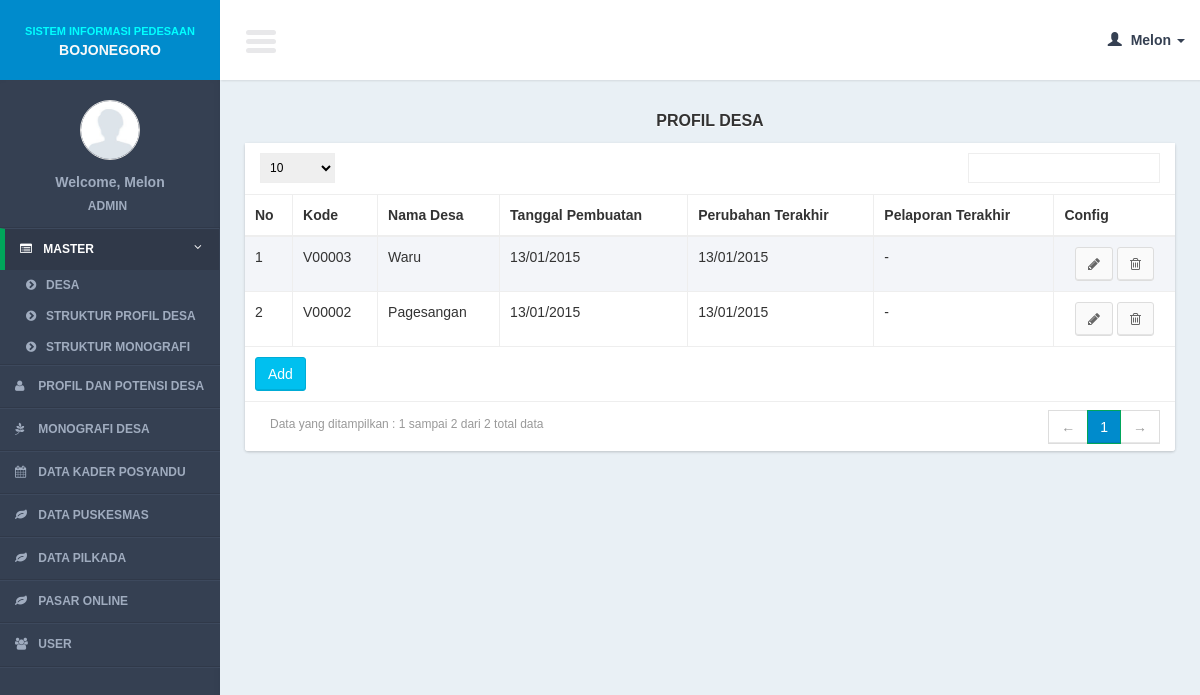
The page /controllers/village_profile.php (signed in) on the database its author committed.
### tables this page shows
CREATE TABLE IF NOT EXISTS `village_profiles` (
`village_profile_id` int(11) NOT NULL,
  `village_id` int(11) NOT NULL,
  `village_profile_created_date` date NOT NULL,
  `village_profile_updated_date` date NOT NULL,
  `village_profile_reported_date` date NOT NULL
);

CREATE TABLE IF NOT EXISTS `villages` (
`village_id` int(11) NOT NULL,
  `village_code` varchar(100) NOT NULL,
  `village_name` varchar(100) NOT NULL,
  `village_description` text NOT NULL
);

### models/village_profile_model.php (called while the page is built, shortened)
<?php
function select(){
	$query = mysql_query("SELECT a.*, b.village_code, b.village_name from village_profiles a
						JOIN villages b on b.village_id = a.village_id
						ORDER BY village_profile_id ASC");
	return $query;
}
?>

### lib/function.php (called while the page is built, shortened)
<?php
function get_header($title = ""){
	include '../views/layout/header.php';
}
function get_footer(){
	include '../views/layout/footer.php';
}
function format_date($date){
	if($date == "0000-00-00"){
		return "-";
	}else{
		$date = explode("-", $date);
		$new_date = $date[2]."/".$date[1]."/".$date[0];
		return $new_date;
	}
}
	?>

### views/village_profile/list.php (the view, shortened to what this page needs)
     <section class="content">
         <div class="row">
             <div class="col-xs-12">
                  <div class="title_page"> <?= $title ?></div>
                 <div class="box">
                     <div class="box-body2 table-responsive">
                         <table id="example_no_order_by" class="table table-bordered table-striped">
                             <thead>
                                 <tr>
                                     <th>No</th>
                                     <th>Kode</th>
                                     <th>Nama Desa</th>
                                     <th>Tanggal Pembuatan</th>
                                     <th>Perubahan Terakhir</th>
                                     <th>Pelaporan Terakhir</th>
                                     <th>Config</th>
                                 </tr>
                             </thead>
                             <tbody>
                                 <?php
                                $no = 1;
                                 while($row = mysql_fetch_array($query)){
                                 ?>
                                 <tr>
                                   <td><?= $no?></td>
                                   <td><?= $row['village_code']?></td>
                                   <td><?= $row['village_name']?></td>
                                   <td><?= format_date($row['village_profile_created_date']) ?></td>
                                   <td><?= format_date($row['village_profile_updated_date'])?></td>
                                   <td><?= format_date($row['village_profile_reported_date'])?></td>
                                   <td style="text-align:center;">
                                         <a href="village_profile.php?page=form&id=<?= $row['village_profile_id']?>" class="btn btn-default" ><i class="fa fa-pencil"></i></a>
                                         <a href="javascript:void(0)" onclick="confirm_delete(<?= $row['village_profile_id']; ?>,'village_profile.php?page=delete&id=')" class="btn btn-default" ><i class="fa fa-trash-o"></i></a>
                                     </td>
                                 </tr>
                                 <?php
$no++;
                                 }
                                 ?>
                             </tbody>
                               <tfoot>
                                 <tr>
                                     <td colspan="10"><a href="<?= $add_button ?>" class="btn btn-info " >Add</a></td>
                                 </tr>
                             </tfoot>
                         </table>
                     </div>
                 </div>
             </div>
         </div>
     </section>

### css/AdminLTE.css (style rules this page uses)
html { font-family: 'Source Sans Pro', sans-serif; -webkit-font-smoothing: antialiased; min-height: 100%; background: #E9F0F5; }
body { font-family: 'Source Sans Pro', sans-serif; -webkit-font-smoothing: antialiased; min-height: 100%; background: #E9F0F5; }
a { color: #3c8dbc; }
.content { padding: 30px 10px; }
.table-striped > tbody > tr:nth-child(odd), .table-striped > tbody > tr:nth-child(odd) { background:#F3F5F9; }
.box { position: relative; margin-bottom: 20px; -webkit-border-radius: 3px; -moz-border-radius: 3px; border-radius: 3px !important; width: 100%; background:#fff; box-shadow: 0 1px 3px rgba(0, 0, 0, 0.1); }
.box .box-body2 { background:#fff; -webkit-border-top-left-radius: 0; -webkit-border-top-right-radius: 0; -webkit-border-bottom-right-radius: 3px; -webkit-border-bottom-left-radius: 3px; -moz-border-radius-topleft: 0; -moz-border-radius-topright: 0; -moz-border-radius-bottomright: 3px; -moz-border-radius-bottomleft: 3px; border-top-left-radius: 0; border-top-right-radius: 0; border-bottom-right-radius: 3px; border-bottom-left-radius: 3px; box-shadow: 0 1px 3px rgba(0, 0, 0, 0.1); }
.btn { font-weight: 500; -webkit-border-radius: 3px; -moz-border-radius: 3px; border-radius: 3px; border: 1px solid transparent; -webkit-box-shadow: inset 0px -2px 0px 0px rgba(0, 0, 0, 0.09); -moz-box-shadow: inset 0px -2px 0px 0px rgba(0, 0, 0, 0.09); box-shadow: inset 0px -1px 0px 0px rgba(0, 0, 0, 0.09); }
.btn.btn-default { background-color: #fafafa; color: #666; border-color: #ddd; border-bottom-color: #ddd; }
.btn.btn-info { background-color: #00c0ef; border-color: #00acd6; }
.title_page { font-size:medium; text-align:center; font-weight:bold; margin-bottom:10px; text-shadow: 0 1px 1px #ffffff; text-transform:uppercase; }

### rows shown on the page
village_profiles: village.village_code "V00003", village.village_name "Waru", village_profile_created_date "13/01/2015", village_profile_updated_date "13/01/2015", village_profile_reported_date "-"
village_profiles: village.village_code "V00002", village.village_name "Pagesangan", village_profile_created_date "13/01/2015", village_profile_updated_date "13/01/2015", village_profile_reported_date "-"

### other values the page prints
$user_data[0] "Melon"
$user_data[1] "ADMIN"
$title "PROFIL DESA"
